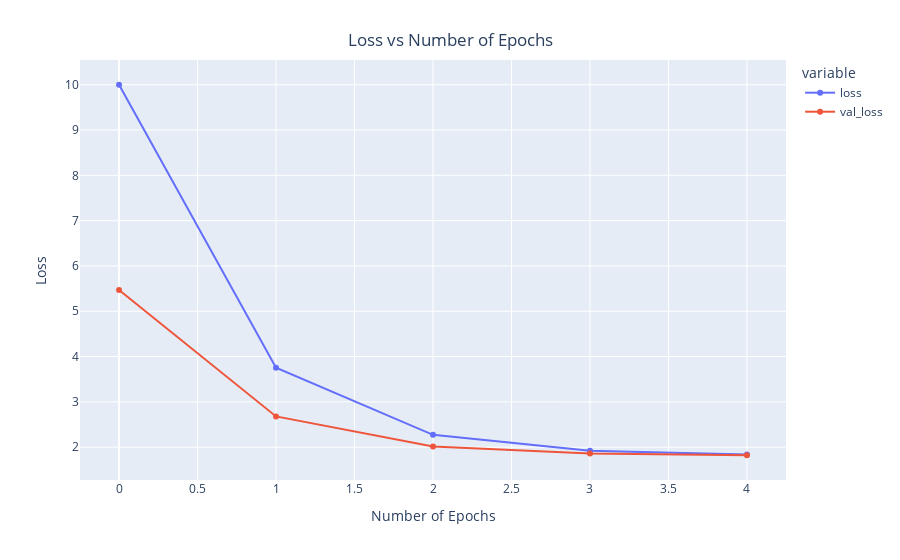

The cell this chart's notebook holds for it:
### Code cell
x = px.line(data_frame= history , 
            y= ["loss" , "val_loss"] , markers = True )
x.update_xaxes(title="Number of Epochs")
x.update_yaxes(title = "Loss")
x.update_layout(showlegend = True,
    title = {
        'text': 'Loss vs Number of Epochs',
        'y':0.94,
        'x':0.5,
        'xanchor': 'center',
        'yanchor': 'top'})
x.show()

### Figure 1 — Plotly figure (JSON) as saved in the notebook; plotly's stock layout.template omitted (floating-point values rounded to 4 significant figures)
{"data": [{"hovertemplate": "variable=loss<br>index=%{x}<br>value=%{y}<extra></extra>", "legendgroup": "loss", "line": {"color": "#636efa", "dash": "solid"}, "marker": {"symbol": "circle"}, "mode": "lines+markers", "name": "loss", "orientation": "v", "showlegend": true, "type": "scatter", "x": [0, 1, 2, 3, 4], "xaxis": "x", "y": [9.999, 3.754, 2.273, 1.922, 1.837], "yaxis": "y"}, {"hovertemplate": "variable=val_loss<br>index=%{x}<br>value=%{y}<extra></extra>", "legendgroup": "val_loss", "line": {"color": "#EF553B", "dash": "solid"}, "marker": {"symbol": "circle"}, "mode": "lines+markers", "name": "val_loss", "orientation": "v", "showlegend": true, "type": "scatter", "x": [0, 1, 2, 3, 4], "xaxis": "x", "y": [5.467, 2.679, 2.017, 1.859, 1.822], "yaxis": "y"}], "layout": {"legend": {"title": {"text": "variable"}, "tracegroupgap": 0}, "margin": {"t": 60}, "showlegend": true, "title": {"text": "Loss vs Number of Epochs", "x": 0.5, "xanchor": "center", "y": 0.94, "yanchor": "top"}, "xaxis": {"anchor": "y", "domain": [0, 1], "title": {"text": "Number of Epochs"}}, "yaxis": {"anchor": "x", "domain": [0, 1], "title": {"text": "Loss"}}}}
